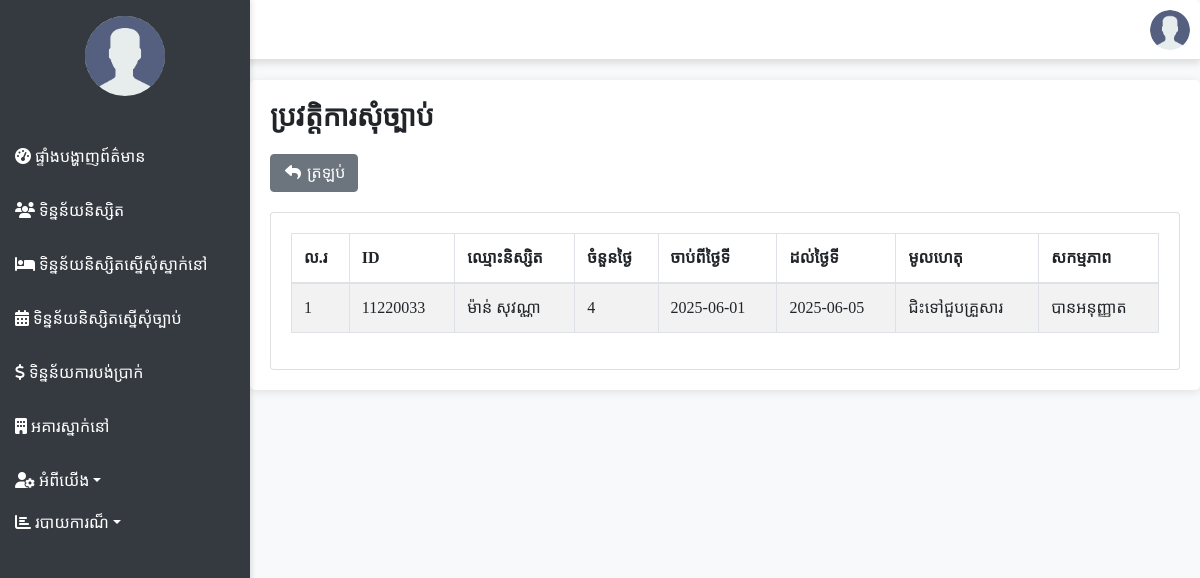
Screenshot of /admin/his_leav.php?student_id=11220033 with the database file from the repository.
### tables this page shows
CREATE TABLE `reques_alaw` (
  `student_id` varchar(255) NOT NULL,
  `user_name` varchar(255) NOT NULL,
  `sumday` int(100) NOT NULL,
  `first_date` date NOT NULL,
  `end_date` date NOT NULL,
  `reason` varchar(100) NOT NULL,
  `user_id` int(11) NOT NULL,
  `status` enum('រង់ចាំ','មិនអនុញ្ញាត','អនុញ្ញាត','') NOT NULL DEFAULT 'រង់ចាំ',
  `re_date` datetime DEFAULT current_timestamp()
);

### admin/his_leav.php (the view, shortened to what this page needs)
<?php
require_once '../conn_db.php';
$student_id = isset($_GET['student_id']) ? $_GET['student_id'] : '';
$history = mysqli_query($conn, "SELECT * FROM reques_alaw WHERE student_id = '$student_id' AND status = 'អនុញ្ញាត'");
include("../include/header.php");
?>
<!DOCTYPE html>
<html lang="en">
<head>
    <link href="https://stackpath.bootstrapcdn.com/bootstrap/4.5.2/css/bootstrap.min.css" rel="stylesheet">
    <link rel="stylesheet" href="https://cdnjs.cloudflare.com/ajax/libs/font-awesome/6.1.1/css/all.min.css">
    <link rel="stylesheet" href="../style/header.css">
</head>
<body>
<div class="content-wrapper">
    <h3 style="font-weight: bold; margin-bottom: 20px;">ប្រវត្តិការសុំច្បាប់</h3>
    <div class="button mt-2 mr-2" style=" margin-bottom: 20px;">
        <a href="leave_ad.php" class="btn btn-secondary"><i class="fas fa-share fa-flip-horizontal fa-fw"></i> ត្រឡប់</a>
    </div>
    <div class="card card-primary card-outline">
        <div class="card-body">
            <div class="table-responsive">
                <table class="table table-bordered table-hover table-striped">
                    <thead class="thead">
                        <tr>
                            <th>ល.រ</th>
                            <th>ID</th>
                            <th>ឈ្មោះនិស្សិត</th>
                            <th>ចំនួនថ្ងៃ</th>
                            <th>ចាប់ពីថ្ងៃទី</th>
                            <th>ដល់ថ្ងៃទី</th>
                            <th>មូលហេតុ</th>
                            <th>សកម្មភាព</th>
                        </tr>
                    </thead>
                    <tbody>
                    <?php if(mysqli_num_rows($history) > 0): ?>
                        <?php
                        $i = 1;
                        while($result = mysqli_fetch_assoc($history)):
                        ?>
                        <tr>
                            <td><?= $i++; ?></td>
                            <td><?= $result['student_id']; ?></td>
                            <td><?= $result['user_name']; ?></td>
                            <td><?= $result['sumday']; ?></td>
                            <td><?= $result['first_date']; ?></td>
                            <td><?= $result['end_date']; ?></td>
                            <td><?= $result['reason']; ?></td>
                            <td>
                                <?php
                                if ($result["status"] == 'រង់ចាំ') {
                                    echo 'រង់ចាំការអនុញ្ញាត';
                                } elseif ($result["status"] == 'អនុញ្ញាត') {
                                    echo "បានអនុញ្ញាត";
                                } elseif ($result["status"] == 'មិនអនុញ្ញាត') {
                                    echo "មិនអនុញ្ញាត";
                                }
                                ?>
                            </td>
                        </tr>
                        <?php endwhile; ?>
                    <?php else: ?>
                        <tr>
                            <td colspan="8" class="text-center">មិនមានទិន្នន័យសុំច្បាប់!</td>
                        </tr>
                    <?php endif; ?>
                    </tbody>
                </table>
            </div>
        </div>
    </div>
</div>
</body>
</html>

### style/header.css (style rules this page uses)
body { font-family: 'Khmer OS Siemreap'; background-color: #f8f9fa; }
.content-wrapper { margin-left: 250px; padding: 20px; background-color: #ffffff; border-radius: 5px; box-shadow: 0 2px 10px rgba(0, 0, 0, 0.1); }
.table-responsive td, .table-responsive th { white-space: nowrap; overflow: hidden; text-overflow: ellipsis; }

### include/header.php (style rules this page uses)
body { font-family: 'Khmer OS Siemreap'; margin: 0; padding: 0; background-color: #f8f9fa; }
.content-wrapper { margin-left: 250px; padding: 20px; box-shadow: 0 2px 10px rgba(0, 0, 0, 0.1); background-color: #ffffff; border-radius: 5px; transition: margin-left 0.3s ease; }
body { font-family: 'Khmer OS Siemreap', sans-serif; background-color: #f8f9fa; }

### rows the page displays
reques_alaw: student "11220033", user_name "ម៉ាន់ សុវណ្ណា", sumday "4", first_date "2025-06-01", end_date "2025-06-05", reason "ជិះទៅជួបគ្រួសារ", status "បានអនុញ្ញាត"
